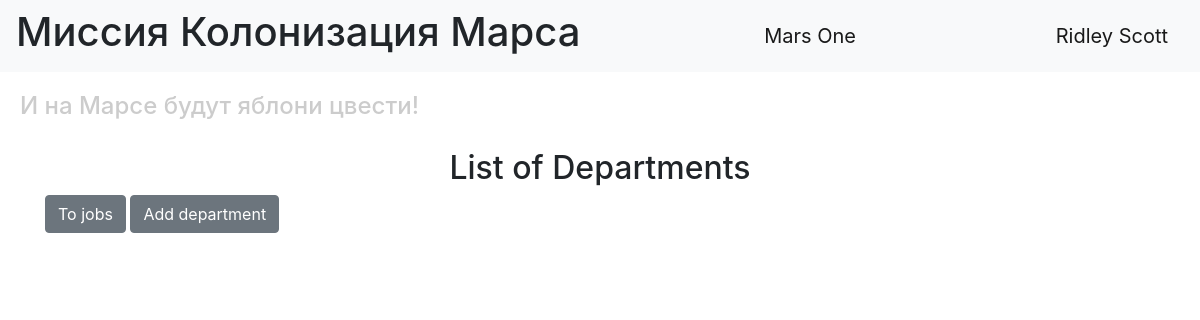
The app's page /departments (signed in), older data.
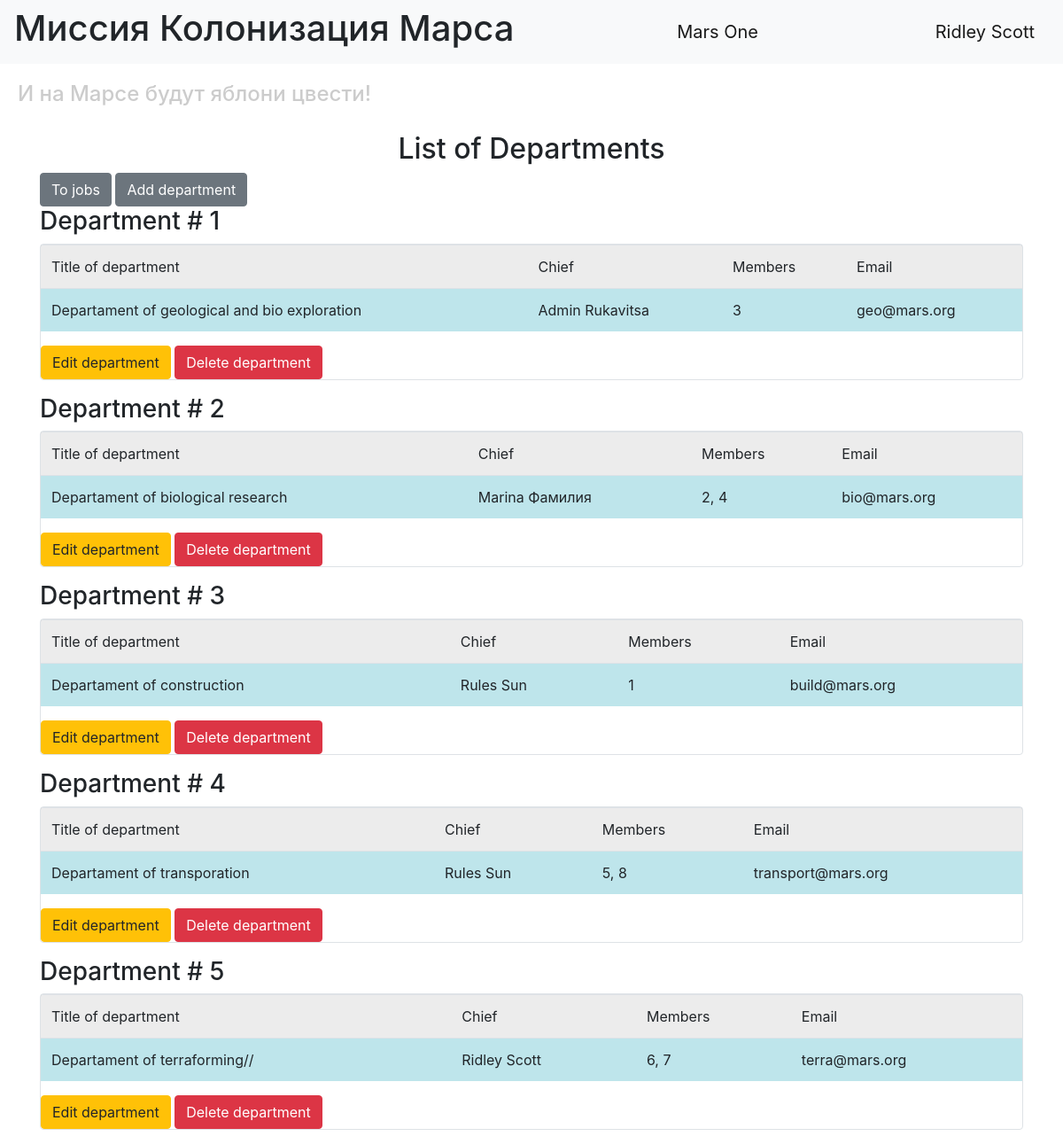
The same page, newer data.
### data/users.py (models this page shows, shortened)
class User(SqlAlchemyBase, UserMixin, SerializerMixin):
    __tablename__ = 'users'
    id = sqlalchemy.Column(sqlalchemy.Integer,
                           primary_key=True, autoincrement=True)
    surname = sqlalchemy.Column(sqlalchemy.String, nullable=True)
    name = sqlalchemy.Column(sqlalchemy.String, nullable=True)
    age = sqlalchemy.Column(sqlalchemy.Integer)
    position = sqlalchemy.Column(sqlalchemy.String, nullable=True)
    speciality = sqlalchemy.Column(sqlalchemy.String, nullable=True)
    address = sqlalchemy.Column(sqlalchemy.String, nullable=True)
    email = sqlalchemy.Column(sqlalchemy.String,
                              index=True, unique=True, nullable=True)
    hashed_password = sqlalchemy.Column(sqlalchemy.String, nullable=True)
    modified_date = sqlalchemy.Column(sqlalchemy.DateTime)
    city_from = sqlalchemy.Column(sqlalchemy.String)

### data/departments.py (models this page shows)
class Departments(SqlAlchemyBase):
    __tablename__ = 'departments'
    id = sqlalchemy.Column(sqlalchemy.Integer,
                           primary_key=True, autoincrement=True)
    title = sqlalchemy.Column(sqlalchemy.String)
    chief = sqlalchemy.Column(sqlalchemy.Integer, sqlalchemy.ForeignKey("users.id"))
    members = sqlalchemy.Column(sqlalchemy.String)
    email = sqlalchemy.Column(sqlalchemy.String)

### main.py (the view)
@app.route('/departments')
@login_required
def departments():
    session = db_session.create_session()
    departments = session.query(Departments)
    name, surname = [], []
    for d in departments:
        for el in session.query(User).filter_by(id=d.chief):
            name.append(el.name)
            surname.append(el.surname)
    return render_template("departments.html", title='Департаменты', departments=departments, name=name, surname=surname)

### data/db_session.py (called while the page is built)
def create_session() -> Session:
    global __factory
    return __factory()

### main.py (called while the page is built)
@login_manager.user_loader
def load_user(user_id):
    session = db_session.create_session()
    return session.query(User).get(user_id)

### templates/departments.html
{% extends "base.html" %}
{% block content %}
<h2 align="center">List of Departments</h2>
{% if current_user.is_authenticated %}
    <a href="index" class="btn btn-secondary">To jobs</a>
    <a href="adddepartment" class="btn btn-secondary">Add department</a>
{% endif %}
{% for item in departments %}
<h3>Department # {{ loop.index }}</h3>
<div class="col-md6 border rounded">
    <table class="table">
        <tr>
            <td class="table-active">Title of department</td>
            <td class="table-active">Chief</td>
            <td class="table-active">Members</td>
            <td class="table-active">Email</td>
        </tr>
      <tr>
        <td class="table-info">{{ item.title }}</td>
          <td class="table-info">{{ name[loop.index0] }} {{ surname[loop.index0] }}</td>
          <td class="table-info">{{ item.members }}</td>
          <td class="table-info">{{ item.email }}</td>
      </tr>
    </table>
    {% if current_user.is_authenticated and (current_user.id == item.chief or current_user.id == 1) %}
    <div>
        <a href="/departments/{{ item.id }}" class="btn btn-warning">Edit department</a>
        <a href="/departments_delete/{{ item.id }}" class="btn btn-danger">Delete department</a>
    </div>
{% endif %}
</div>
<p>
{% endfor %}
{% endblock %}

### templates/base.html (shortened to what this page needs)
<!DOCTYPE html>
<html lang="en">
<head>
    <link rel="stylesheet" href="https://stackpath.bootstrapcdn.com/bootstrap/4.4.1/css/bootstrap.min.css">
    <link rel="stylesheet" type="text/css" href="/static/css/style.css" />
</head>
  <body>
    <header>
      <nav class="navbar navbar-light bg-light">
          <h1>Миссия Колонизация Марса</h1>
        <a class="navbar-brand" href="#">Mars One</a>
          {% if current_user.is_authenticated %}
    <a class="navbar-brand" href="/logout">{{ current_user.name }} {{ current_user.surname }}</a>
{% else %}
    <p>
        <a class="btn btn-primary " href="/register">Зарегистрироваться</a>
        <a class="btn btn-success" href="/login">Войти</a>
    </p>
{% endif %}
      </nav>
        <h4>И на Марсе будут яблони цвести!</h4>
    </header>
    <main role="main" class="container">
        {% block content %}{% endblock %}
    </main>
  </body>
</html>

### static/css/style.css (style rules this page uses)
h4 { color: #cccccc; padding: 20px; }

Row changes from the older to the newer data that the page shows:
added Departments: title "Departament of geological and bio exploration", members "3", email "geo@mars.org"
now on this page (row edited): User: name "Admin", surname "Rukavitsa"
added Departments: title "Departament of biological research", members "2, 4", email "bio@mars.org"
now on this page (row edited): User: name "Marina", surname "Фамилия"
added Departments: title "Departament of construction", members "1", email "build@mars.org"
now on this page (row edited): User: name "Rules", surname "Sun"
added Departments: title "Departament of transporation", members "5, 8", email "transport@mars.org"
added Departments: title "Departament of terraforming//", {{ name[loop.index0] }} "Ridley", {{ surname[loop.index0] }} "Scott", members "6, 7", email "terra@mars.org"
